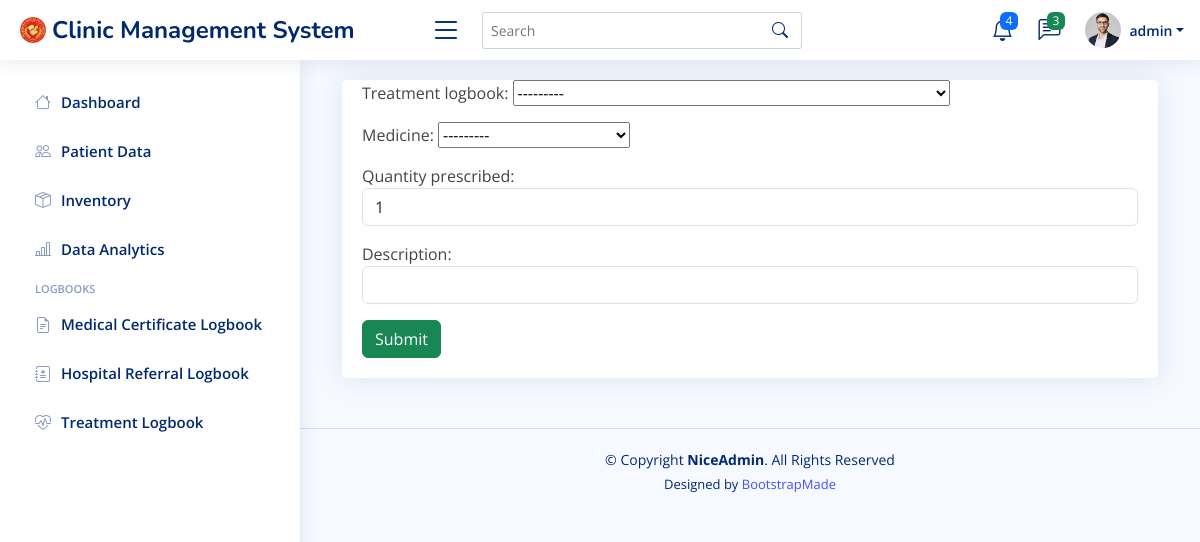
The page /prescriptionform-add/ (signed in) on the database as committed earlier.
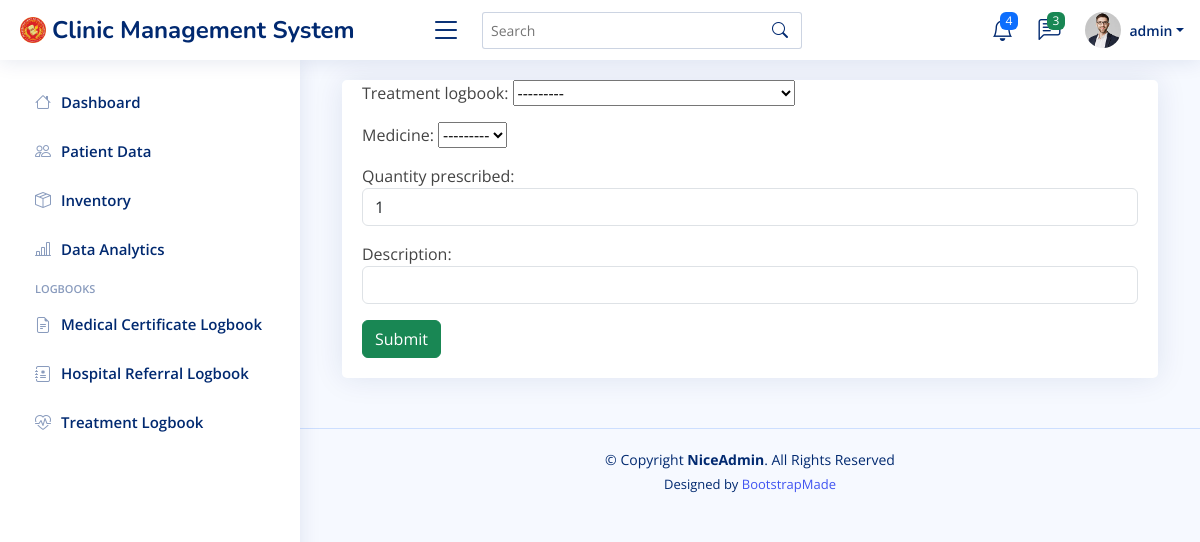
The same page on the database as committed later.
### cms/models.py (models this page shows, shortened)
class Stock(models.Model):
    created_at = models.DateTimeField(auto_now_add=True)
    updated_at = models.DateTimeField(auto_now=True)
    medicine = models.ForeignKey("Medicine", on_delete=models.RESTRICT)
    stock_quantity = models.PositiveIntegerField(default=0)
    choices = [
        ("box", "Box"),
        ("piece", "Piece"),
    ]
    unit = models.CharField(max_length=5, choices=choices)
    quantity_per_unit = models.PositiveIntegerField(default=1)
    expiration_date = models.DateField()
    initial_stocks = models.PositiveIntegerField(blank=True, null=True)
    current_stock = models.PositiveIntegerField(blank=True, null=True)
    provider = models.CharField(max_length=100, blank=True, null=True)
    provider_updated = models.CharField(max_length=100, blank=True)
    def __str__(self):
        return f'{self.medicine.brand_name} {self.medicine.dosage_strength} Stock #{self.id}'

### cms/views.py (the view, shortened to what this page needs)
# urls.py: path('prescriptionform-add/', views.prescriptionform_add_view, name="Prescription Add"),
@login_required(login_url="Login")
def prescriptionform_add_view(request):
    form = PrescriptionForm()
    context = {'form':form}
    return render(request, 'cms/prescription-form.html', context)

### cms/forms.py
class PrescriptionForm(forms.ModelForm):
    class Meta:
        model = Prescription
        fields = '__all__'
        exclude = ('provider', 'updated_at', 'provider_updated')
        widgets = {
            'expiration_date': forms.DateInput(attrs={'class': 'form-control'}),
            'treatment_logbook': s2forms.Select2Widget(attrs={'class': 'form-select'}),
            'medicine': s2forms.Select2Widget(attrs={'class': 'form-select'}),
            'quantity_prescribed': forms.NumberInput(attrs={'class': 'form-control'}),
            'description': forms.TextInput(attrs={'class': 'form-control'}),
        }

### cms/models.py (called while the page is built)
    def __str__(self):
        return f'{self.unique_number} ({self.last_name}, {self.first_name})'

    def __str__(self):
        return f'Treatment {self.unique_number} by {self.provider}'

### cms/templates/cms/prescription-form.html (shortened to what this page needs)
{% extends "cms/base.html" %}
{% block content %}
<div class="container">
    <div class="row">
        <div class="col-sm">
            <div class="card card-body">
                <div class="form-group">
                    <form action="" method="POST">
                        {{form.as_p}}
                        <input class="btn btn-success" type="submit" value="Submit">
                    </form>
                </div>
            </div>
        </div>
    </div>
</div>
{% endblock content %}

Rows that differ between the two databases and show on the page:
removed Stock: medicine "---------"
Other text that changed with them:
form field medicine: (not shown) → "---------"
